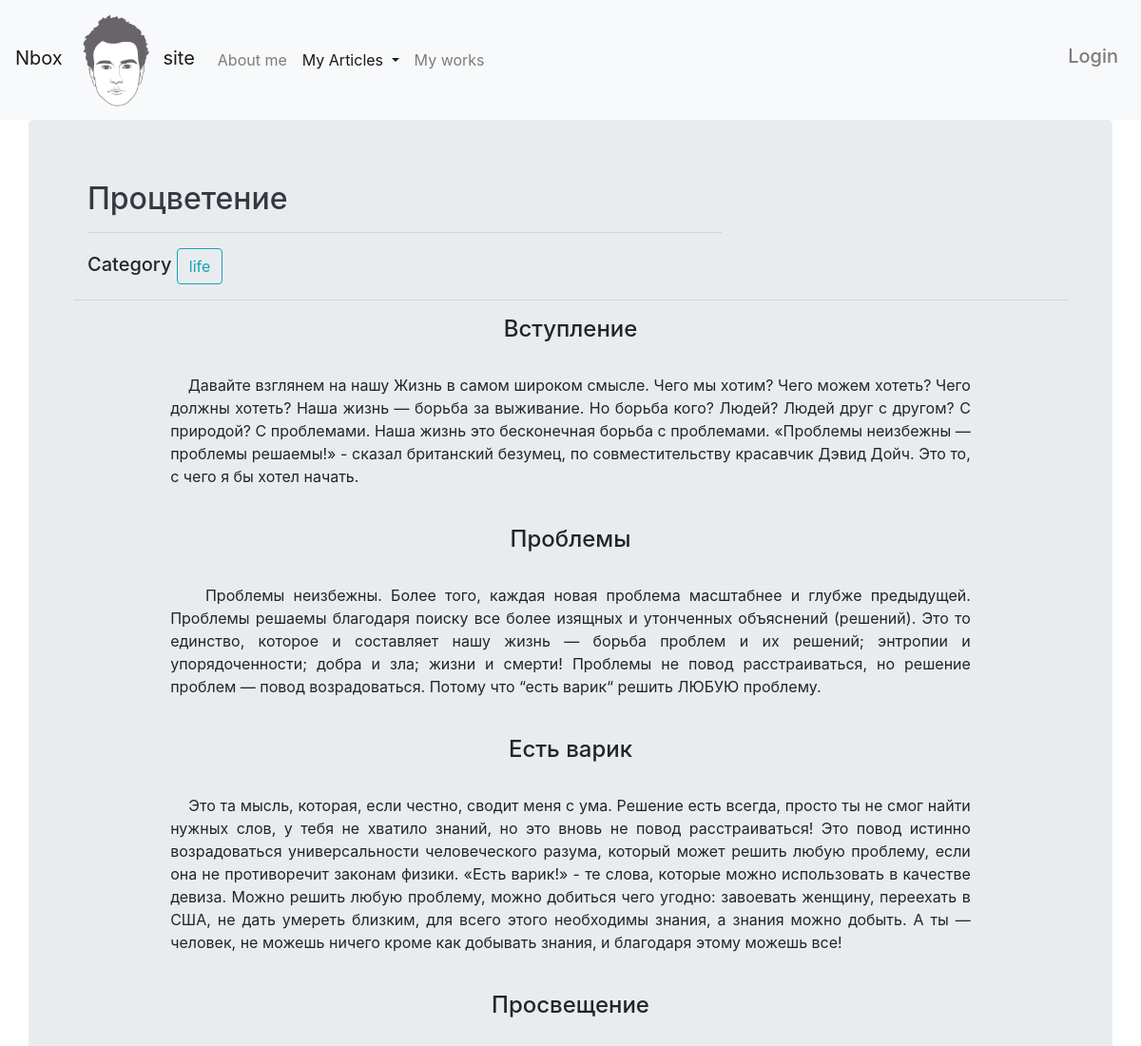
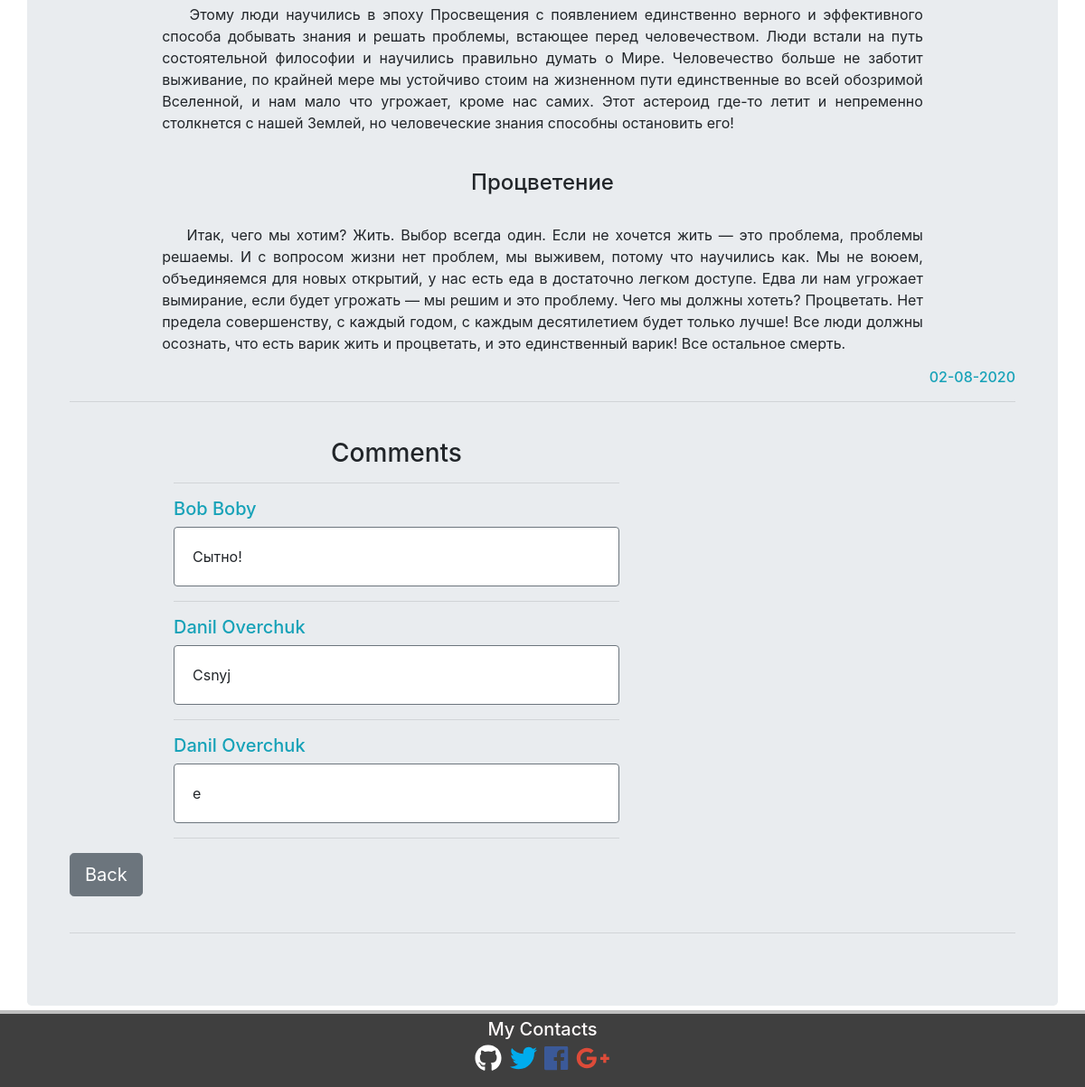
/articles/1/, run on the app's committed database (2 pictures, top to bottom).
### articles/models.py (models this page shows, shortened)
class Articles(models.Model):
    title = models.CharField(
        max_length=120,
        verbose_name='Title')
    content = RichTextField(blank=True, null=True)
    category = models.CharField(max_length=255, default='life')
    date = models.DateTimeField(verbose_name='Publication date')
    class Meta:
        verbose_name = 'Article'
        verbose_name_plural = 'Articles'

class Comments(models.Model):
    article = models.ForeignKey(Articles,
                                related_name='comments',
                                on_delete=models.CASCADE)
    author = models.ForeignKey(User, on_delete=models.CASCADE)
    comment_text = models.CharField(max_length=400)
    class Meta:
        verbose_name = 'Comment'
        verbose_name_plural = 'Comments'

### articles/views.py (the view, shortened to what this page needs)
# urls.py: path('<int:pk>/', ArticleView.as_view(), name='article'),
class ArticleView(DetailView, CreateView):
    template_name = 'articles/article_page.html'
    model = Articles
    form_class = AddCommentForm
    def get_context_data(self, *args, **kwargs):
        context = super().get_context_data(*args, **kwargs)
        context['categories'] = Category.objects.all()
        return context

### articles/models.py (called while the page is built)
    def __str__(self):
        return self.name

### articles/templates/articles/article_page.html (shortened to what this page needs)
{% extends "home/wrapper.html" %}
{% load static %}
{% block ar %} active {% endblock %}
{% block content %}
    <div class="col-md-8">
        <h2 class="text-dark">
            {{ articles.title }}
        </h2><hr>
        <h5>
            Category
            <a href="{% url 'category' articles.category|slugify %}">
                <button class="btn btn-outline-info">
                    {{ articles.category }}
                </button>
            </a>
        </h5>
    </div><hr>
    <div class="container col-md-10">
        <p>
            {{ articles.content|safe|linebreaks }}
        </p>
    </div>
    <h6 class="text-info" align="right">
        {{ articles.date|date:"d-m-Y" }}
    </h6><hr><br>
    <div class="container" style="margin-left: 100px">
        <div class="row">
            <div class="col-md-6">
                <a name="redirect_after_post_a_comment">
                    <h3 align="center">
                        Comments
                    </h3><hr>
                </a>
                {% if not articles.comments.all %}
                    <p>
                        No comment Yet
                    </p>
                    {% if user.is_authenticated %}
                        <a href="#1">
                            <button type="button" class="btn btn-outline-dark">
                                Add one
                            </button>
                        </a>
                    {% endif %}
                {% else %}
                    {% for comment in articles.comments.all %}
                        <h5 class="text-info">{{ comment.author.first_name }} {{ comment.author.last_name }}</h5>
                        <div class="card border-secondary mb-3">
                            <div class="card-body">
                                <p class="card-text">
                                    {{ comment.comment_text }}
                                </p>
                            </div>
                        </div><hr>
                    {% endfor %}
                {% endif %}
            </div>
        </div>
    </div>
    <a href="{% url 'articles' %}">
        <button type="button" class="btn btn-secondary btn-lg">
            Back
        </button>
    </a><br><br>
    <hr>
{% endblock content %}

### home/static/home/base.css (style rules this page uses)
body { padding-bottom: 90px; position: relative; min-height: 100vh; }

### data on the page
Articles: title "Процветение", category "life", content "Вступление Давайте взглянем на нашу Жизнь в самом широком смысле. Чего мы хотим? Чего можем хотеть? Чего должны хотеть? Наша жизнь — борьба за выживание. Но борьба кого? Людей? Людей друг с другом? С природой? С проблемами. Наша жизнь это бесконечная борьба с проблемами. «Проблемы неизбежны — проблемы решаемы!» - сказал британский безумец, по совместительству красавчик Дэвид Дойч. Это то, с чего я бы хотел начать. Проблемы Проблемы неизбежны. Более того, каждая новая проблема масштабнее и глубже предыдущей. Проблемы решаемы благодаря поиску все более изящных и утонченных объяснений (решений). Это то единство, которое и составляет нашу жизнь — борьба проблем и их решений; энтропии и…", date "02-08-2020"
Comments: author.first_name "Bob", author.last_name "Boby", comment_text "Сытно!"
Comments: author.first_name "Danil", author.last_name "Overchuk", comment_text "Csnyj"
Comments: author.first_name "Danil", author.last_name "Overchuk", comment_text "e"
